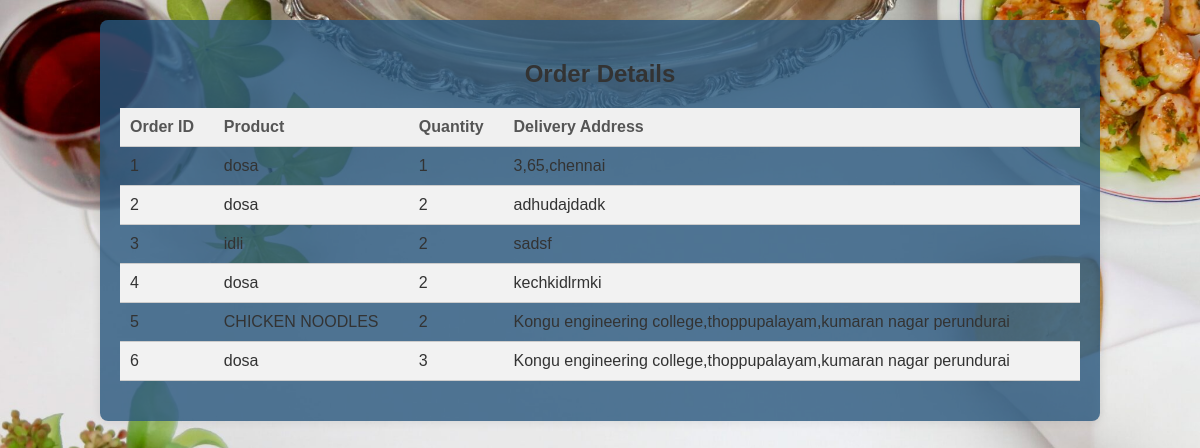
The app's page /total_orders, older data.
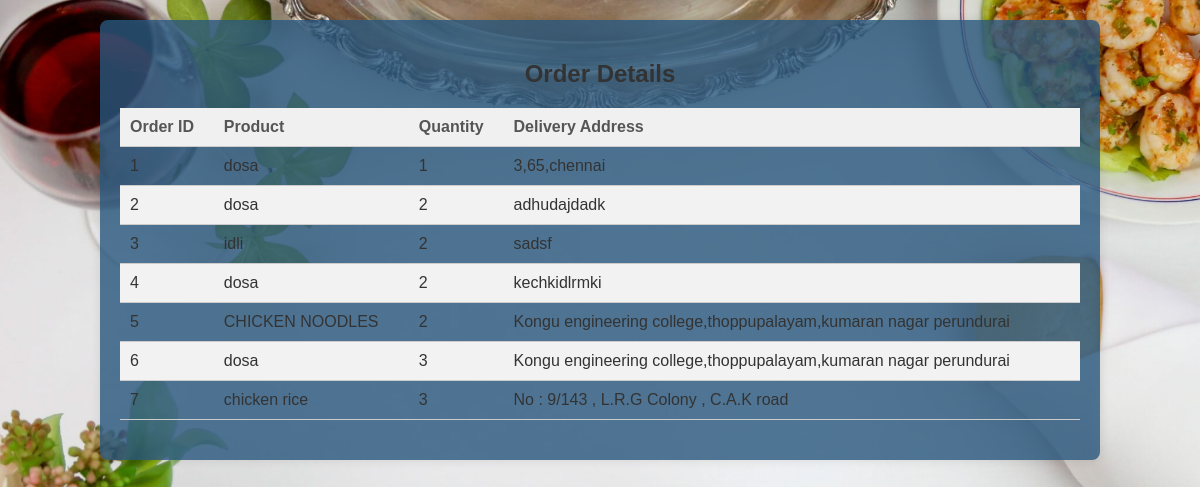
The same page, newer data.
### tables this page shows
CREATE TABLE orders
                                 (id INTEGER PRIMARY KEY AUTOINCREMENT,
                                 name TEXT NOT NULL,
                                 mail TEXT NOT NULL,
                                 phone TEXT NOT NULL,
                                 item TEXT NOT NULL,
                                 quantity INTEGER NOT NULL,
                                 delivery_address TEXT NOT NULL);

### appp.py (the view)
@app.route('/total_orders')
def total_orders():
    conn = DatabaseManager.create_connection(database)
    orders = DatabaseManager.get_orders(conn)
    DatabaseManager.close_connection(conn)
    order_details = []
    for order in orders:
        order_id, customer_name, email, phone, product, quantity, delivery_info = order
        order_details.append([order_id, product, quantity, delivery_info])
    return render_template('totalorders.html', order_details=order_details)

### dbb.py (called while the page is built)
    @staticmethod
    def create_connection(db_file):
        conn = None
        try:
            conn = sqlite3.connect(db_file)
            return conn
        except sqlite3.Error as e:
            print(e)
            return None

    @staticmethod
    def close_connection(conn):
        if conn:
            conn.close()
            print("Connection closed.")

    @staticmethod
    def get_orders(conn):
        try:
            cursor = conn.cursor()
            cursor.execute("SELECT * FROM orders")
            rows = cursor.fetchall()
            return rows
        except sqlite3.Error as e:
            print(e)

### templates/totalorders.html (shortened to what this page needs)
<!DOCTYPE html>
<html lang="en">
<head>
</head>
<body>
    <div class="container">
        <h2 style="text-align: center;">Order Details</h2>
        <table>
            <thead>
                <tr>
                    <th>Order ID</th>
                    <th>Product</th>
                    <th>Quantity</th>
                    <th>Delivery Address</th>
                </tr>
            </thead>
            <tbody>
                {% for order_detail in order_details %}
                    <tr>
                        <td>{{ order_detail[0] }}</td>
                        <td>{{ order_detail[1] }}</td>
                        <td>{{ order_detail[2] }}</td>
                        <td>{{ order_detail[3] }}</td>
                    </tr>
                {% endfor %}
            </tbody>
        </table>
    </div>
</body>
</html>

### templates/totalorders.html (style rules this page uses)
body { background-image: url('/static/gb.jpg'); background-size: cover; font-family: Arial, sans-serif; margin: 0; padding: 0; color: #333; }
.container { width: 80%; margin: 20px auto; background-color: rgba(40, 87, 125, 0.8); padding: 20px; border-radius: 8px; box-shadow: 0 0 10px rgba(0, 0, 0, 0.1); }
table { width: 100%; border-collapse: collapse; margin-bottom: 20px; }
th, td { padding: 10px; border-bottom: 1px solid #ccc; text-align: left; }
th { background-color: #f0f0f0; color: #555; }
tr:nth-child(even) { background-color: #f2f2f2; }

Row changes from the older to the newer data that the page shows:
added orders: id "7", item "chicken rice", quantity "3", delivery_address "No : 9/143 , L.R.G Colony , C.A.K road"
